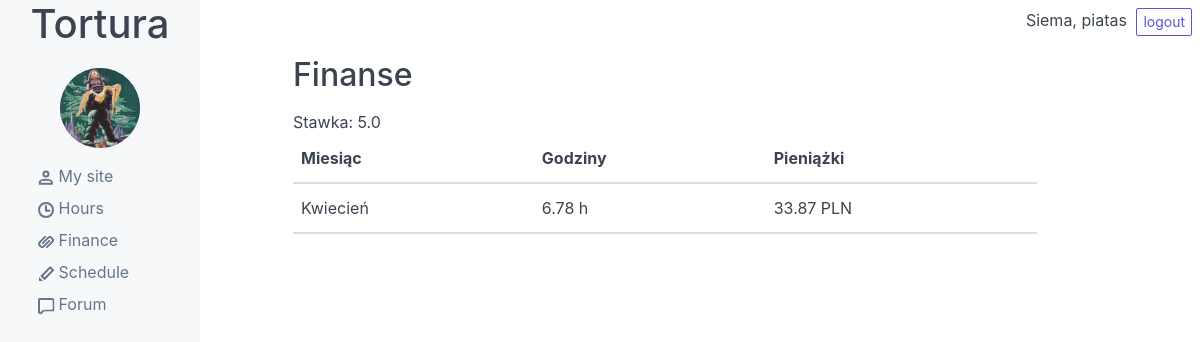
Before: /finance/ (signed in) with the older database file.
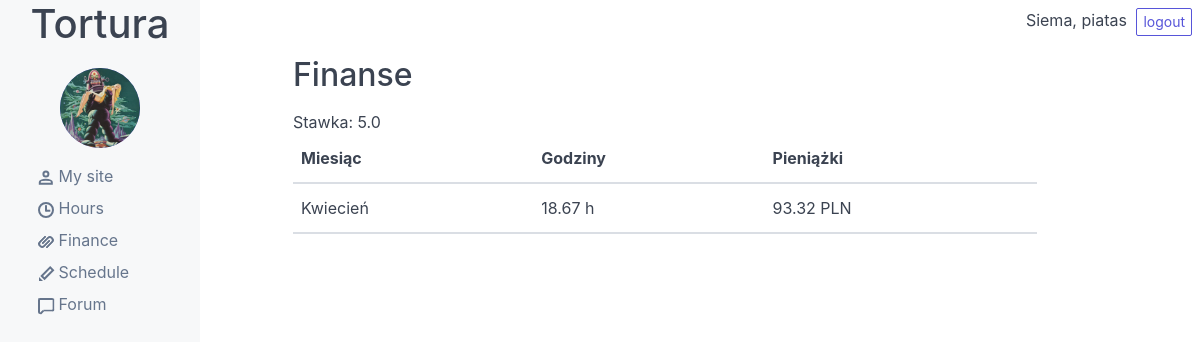
After: the same page with the newer database file.
### articles/models.py (models this page shows)
class Payslip(models.Model):
    user = models.ForeignKey(User, on_delete=models.SET_NULL, null=True)
    month = models.DateField()
    month_hours = models.FloatField()
    month_salary = models.FloatField(null=True)
    objects = PayslipManager()
    class Meta:
        ordering = ['-month']
    def get_month_str(self):
        return date(self.month, 'F')

### articles/views.py (the view)
# urls.py: path('finance/', FinanceView.as_view(), name='finance'),
class FinanceView(LoginRequiredMixin, ListView):
    template_name = 'articles/finance.html'
    model = Payslip

### articles/templates/articles/finance.html
{% extends 'base.html' %}
{% block content %}
<h2>Finanse</h2>
Stawka: {{ request.user.profile.rate }}
{% for instance in object_list %}
    <table class="table table-hover">
        <thead>
            <th>Miesiąc</th>
            <th>Godziny</th>
            <th>Pieniążki</th>
        </thead>
        <tbody>
            <th class="table-font">{{ instance.get_month_str }}</th>
            <th class="table-font">{{ instance.month_hours }} h</th>
            <th class="table-font">{{ instance.month_salary|floatformat:2 }} PLN</th>
        </tbody>
    </table>
{% endfor %}
{% endblock %}

Changed rows visible on the page:
changed Payslip "Kwiecień": month_hours "6.78" → "18.67"; month_salary "33.87" → "93.32"
